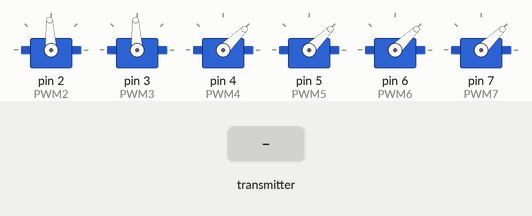
This sketch was run on a simulated Arduino Uno, built with avr-gcc and run on an emulated ATmega328P. Parts: 6 × servo. Inputs (shaded band) come from the test bench. No radio packets arrive unless stated; what the sketch prints to the serial monitor is not drawn.

Above: at 1.2 s.
1.3 s: the transmitter starts sending roll = 50
At 2.1 s:
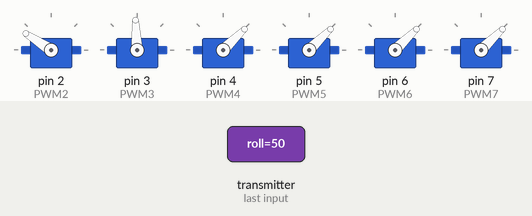
2.8 s: the transmitter starts sending throttle = 1023
At 3.3 s:
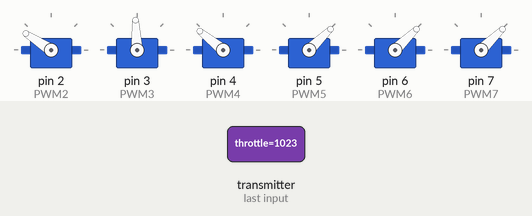
4.3 s: the transmitter starts sending yaw = 100
At 5.5 s:
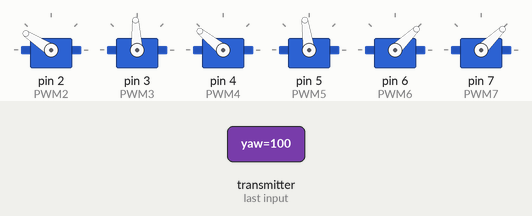
5.8 s: the transmitter starts sending pitch = 50
At 6.8 s:
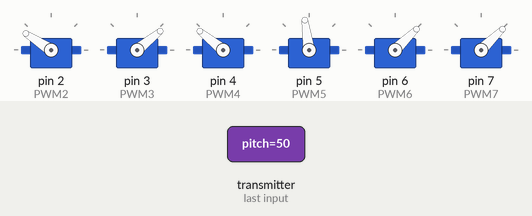
7.3 s: the transmitter starts sending throttle = 0
At 8.0 s:
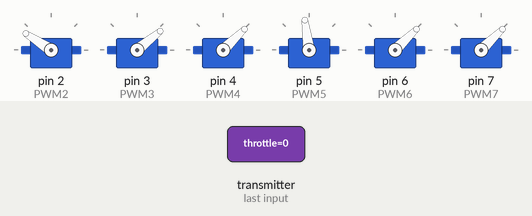
8.8 s: the transmitter starts sending roll = 0
At 9.1 s:
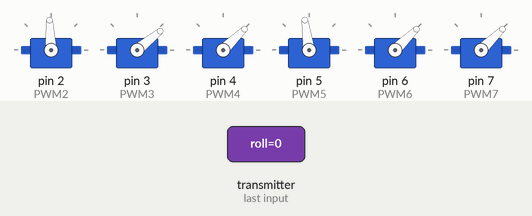
Timing chart, 0 to 11.3 s (numbered marks = the images above; inputs shaded):
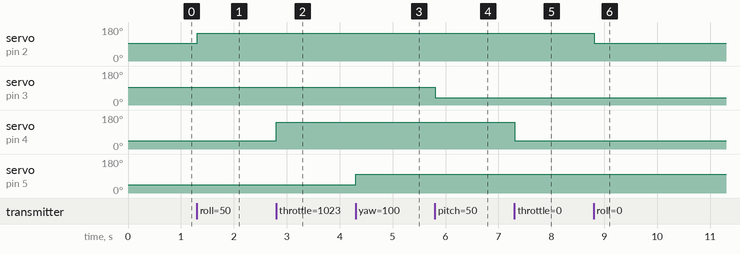

Measured:
- after the input at 1.3 s, servo on pin 2 (PWM2): 93° → 147° at once
- after the input at 2.8 s, servo on pin 4 (PWM4): 44° → 141° at once
- after the input at 4.3 s, servo on pin 5 (PWM5): 44° → 98° at once
- after the input at 5.8 s, servo on pin 3 (PWM3): 93° → 39° at once
- after the input at 7.3 s, servo on pin 4 (PWM4): 141° → 44° at once
- after the input at 8.8 s, servo on pin 2 (PWM2): 147° → 93° at once

The sketch:

nrf_recv.ino
```cpp
#include <SPI.h>
#include <nRF24L01.h>
#include <RF24.h>
#include <Servo.h>

//Define widths
int pwm_width_2 = 0;
int pwm_width_3 = 0;
int pwm_width_4 = 0;
int pwm_width_5 = 0;
int pwm_width_6 = 0;
int pwm_width_7 = 0;

Servo PWM2;
Servo PWM3;
Servo PWM4;
Servo PWM5;
Servo PWM6;
Servo PWM7;

                    //We could use up to 32 channels
struct MyData {
int throttle;      //We define each byte of data input, in this case just 6 channels
float yaw;
float pitch;
float roll;
bool AUX1;
byte AUX2;
};
MyData data;


const uint64_t pipeIn = 0xE8E8F0F0E1LL;     //Remember that this code is the same as in the transmitter
RF24 radio(9, 10);


void resetData()
{
//We define the inicial value of each data input
//3 potenciometers will be in the middle position so 127 is the middle from 254
data.throttle = 0;
data.yaw = 0;
data.pitch = 0;
data.roll = 0;
data.AUX1 = false;
data.AUX2 = 0;
}

/**************************************************/

void setup()
{
  //Set the pins for each PWM signal
  PWM2.attach(2);
  PWM3.attach(3);
  PWM4.attach(4);
  PWM5.attach(5);
  PWM6.attach(6);
  PWM7.attach(7);

  //Configure the NRF24 module
  resetData();
  radio.begin();
  radio.setAutoAck(false);
  radio.setPALevel(RF24_PA_MIN);
  radio.openReadingPipe(1,pipeIn);

  //we start the radio comunication
  radio.startListening();
  Serial.begin(115200);
}

/**************************************************/

unsigned long lastRecvTime = 0;

void recvData()
{
while ( radio.available() ) {
radio.read(&data, sizeof(MyData));
lastRecvTime = millis(); //here we receive the data
}
}

/**************************************************/

void loop()
{
recvData();
unsigned long now = millis();
//Here we check if we've lost signal, if we did we reset the values
if ( now - lastRecvTime > 1000 ) {
// Signal lost?
resetData();
Serial.println("lost");
}

pwm_width_4 = map(data.throttle, 0, 1023, 1000, 2000);     //PWM value on digital pin D2
pwm_width_5 = map(data.yaw,    0,   179, 1000, 2000);     //PWM value on digital pin D3
pwm_width_3 = map(data.pitch,   45,  -45, 1000, 2000);     //PWM value on digital pin D4
pwm_width_2 = map(data.roll,   -45,   45, 1000, 2000);     //PWM value on digital pin D5
pwm_width_6 = map(data.AUX1,     0, 255, 1000, 2000);     //PWM value on digital pin D6
pwm_width_7 = map(data.AUX2,     0, 255, 1000, 2000);     //PWM value on digital pin D7
if(data.AUX1) {
  pwm_width_6 = 2000;
}
else {
  pwm_width_6 = 1000;
}
pwm_width_7 = 1000;

Serial.print(data.yaw);
Serial.print("\t");
Serial.print(data.pitch);
Serial.print("\t");
Serial.println(data.roll);


//Now we write the PWM signal using the servo function
PWM2.writeMicroseconds(pwm_width_2);
PWM3.writeMicroseconds(pwm_width_3);
PWM4.writeMicroseconds(pwm_width_4);
PWM5.writeMicroseconds(pwm_width_5);
PWM6.writeMicroseconds(pwm_width_6);
PWM7.writeMicroseconds(pwm_width_7);


}//Loop end
/**************************************************/
```
